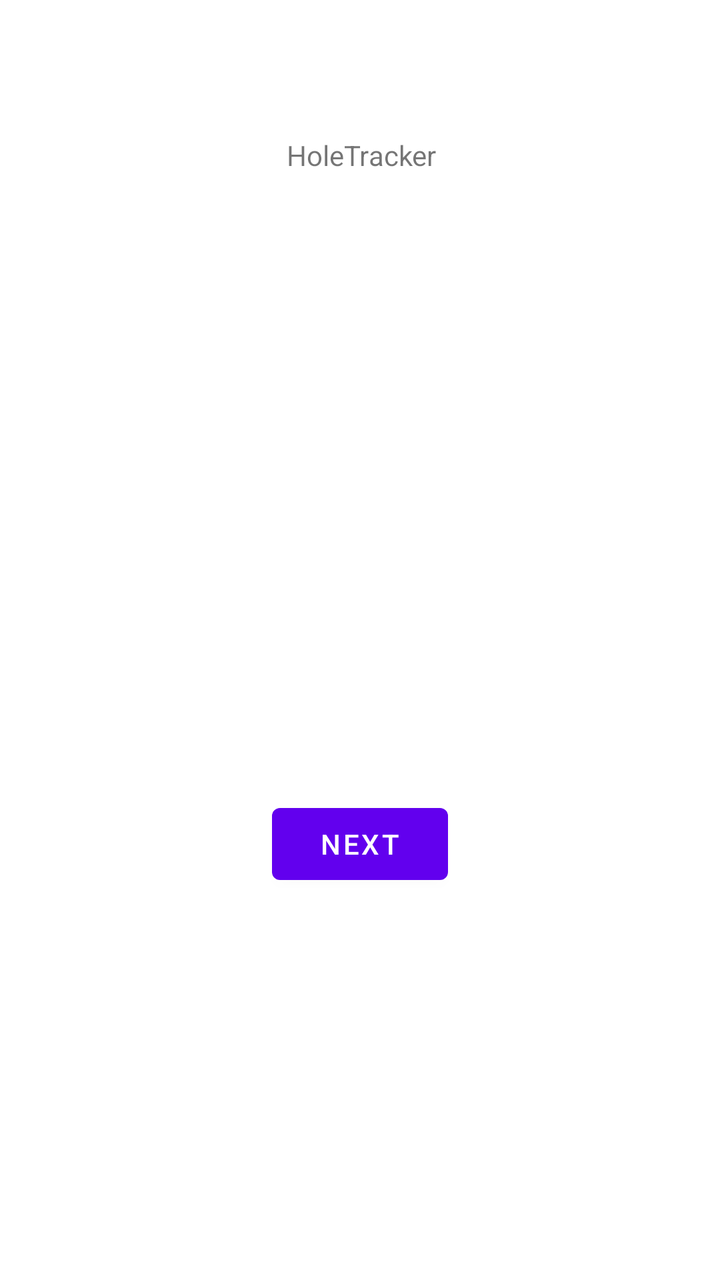
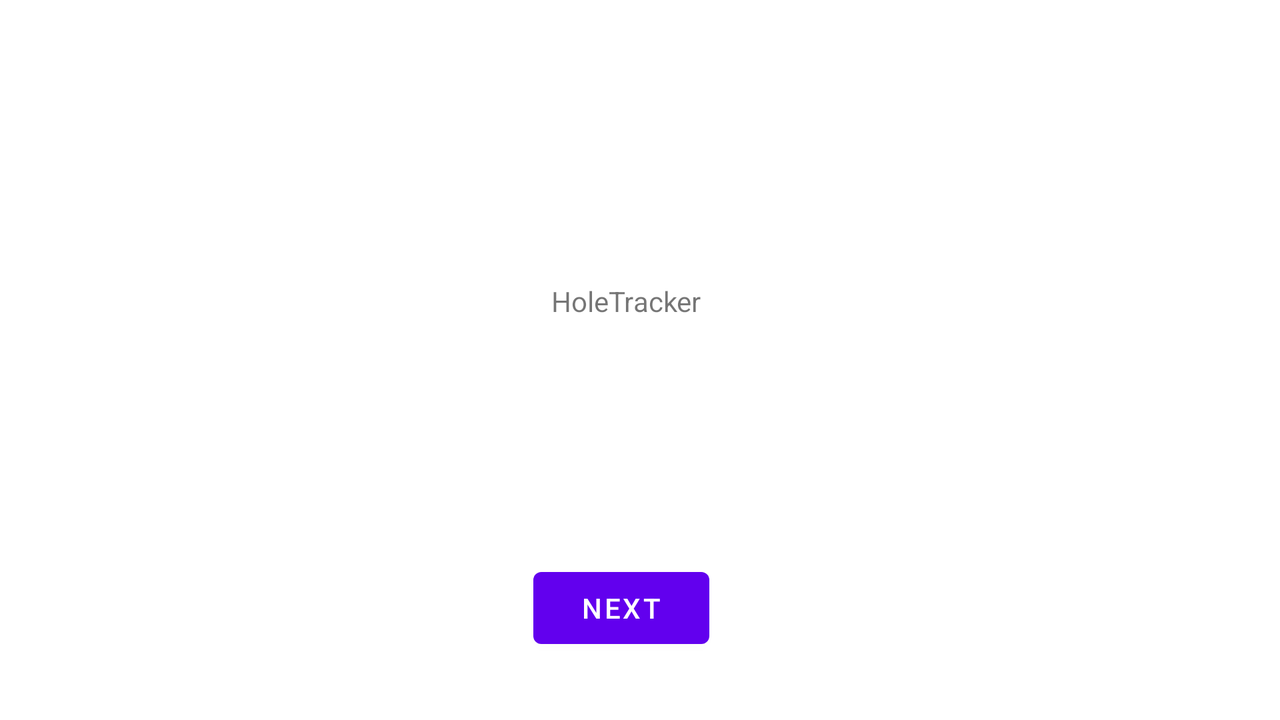

An Android layout and its configuration variant, each rendered on a device that would load it. The default file and the variant file are quoted in full after the pictures.
<!-- AndroidManifest.xml: application theme Theme.MyPlaces -->
<!-- res/layout/fragment_first.xml -->
<?xml version="1.0" encoding="utf-8"?>
<androidx.constraintlayout.widget.ConstraintLayout xmlns:android="http://schemas.android.com/apk/res/android"
    xmlns:app="http://schemas.android.com/apk/res-auto"
    xmlns:tools="http://schemas.android.com/tools"
    android:layout_width="match_parent"
    android:layout_height="match_parent"
    tools:context=".HomeFragment">

    <TextView
        android:id="@+id/textview_first"
        android:layout_width="wrap_content"
        android:layout_height="19dp"
        android:layout_marginStart="145dp"
        android:layout_marginTop="68dp"
        android:layout_marginEnd="144dp"
        android:text="@string/app_name"
        app:layout_constraintEnd_toEndOf="parent"
        app:layout_constraintHorizontal_bias="0.491"
        app:layout_constraintStart_toStartOf="parent"
        app:layout_constraintTop_toTopOf="parent"
        app:layout_constraintBottom_toTopOf="@id/elfak_image_view"
        />

    <Button
        android:id="@+id/button_first"
        android:layout_width="wrap_content"
        android:layout_height="wrap_content"
        android:text="@string/next"
        app:layout_constraintBottom_toBottomOf="parent"
        app:layout_constraintEnd_toEndOf="parent"
        app:layout_constraintStart_toStartOf="parent"
        app:layout_constraintTop_toBottomOf="@+id/pin_image_view"
        />

    <ImageView
        android:id="@+id/elfak_image_view"
        android:layout_width="wrap_content"
        android:layout_height="wrap_content"
        android:layout_marginTop="102dp"
        android:src="@drawable/elfak"
        app:layout_constraintEnd_toEndOf="parent"
        app:layout_constraintHorizontal_bias="0.498"
        app:layout_constraintStart_toStartOf="parent"
        app:layout_constraintTop_toBottomOf="@+id/textview_first" />

    <ImageView
        android:id="@+id/pin_image_view"
        android:layout_width="wrap_content"
        android:layout_height="wrap_content"
        android:layout_marginTop="15dp"
        android:src="@drawable/pin"
        app:layout_constraintEnd_toEndOf="parent"
        app:layout_constraintStart_toStartOf="parent"
        app:layout_constraintTop_toBottomOf="@+id/elfak_image_view" />
</androidx.constraintlayout.widget.ConstraintLayout>
<!-- resources referenced by this layout -->
<resources>
  <string name="app_name">HoleTracker</string>
  <string name="next">Next</string>
  <style name="Theme.MyPlaces" parent="Theme.MaterialComponents.DayNight.DarkActionBar">
          
          <item name="colorPrimary">@color/purple_500</item>
          <item name="colorPrimaryVariant">@color/purple_700</item>
          <item name="colorOnPrimary">@color/white</item>
          
          <item name="colorSecondary">@color/teal_200</item>
          <item name="colorSecondaryVariant">@color/teal_700</item>
          <item name="colorOnSecondary">@color/black</item>
          
          <item name="android:statusBarColor">?attr/colorPrimaryVariant</item>
          
      </style>
</resources>
<!-- res/layout-land/fragment_first.xml (the repository's variant of the layout above) -->
<!-- drawn on the phone turned sideways -->
<?xml version="1.0" encoding="utf-8"?>
<androidx.constraintlayout.widget.ConstraintLayout xmlns:android="http://schemas.android.com/apk/res/android"
    xmlns:app="http://schemas.android.com/apk/res-auto"
    xmlns:tools="http://schemas.android.com/tools"
    android:layout_width="match_parent"
    android:layout_height="match_parent"
    tools:context=".HomeFragment">

    <TextView
        android:id="@+id/textview_first"
        android:layout_width="wrap_content"
        android:layout_height="19dp"
        android:layout_marginStart="144dp"
        android:layout_marginTop="140dp"
        android:layout_marginEnd="144dp"
        android:layout_marginBottom="120dp"
        android:text="@string/app_name"
        app:layout_constraintBottom_toTopOf="@+id/button_first"
        app:layout_constraintEnd_toEndOf="parent"
        app:layout_constraintHorizontal_bias="0.475"
        app:layout_constraintStart_toStartOf="parent"
        app:layout_constraintTop_toTopOf="parent"
        app:layout_constraintVertical_bias="1.0" />

    <Button
        android:id="@+id/button_first"
        android:layout_width="wrap_content"
        android:layout_height="wrap_content"
        android:layout_marginBottom="32dp"
        android:text="@string/next"
        app:layout_constraintBottom_toBottomOf="parent"
        app:layout_constraintEnd_toEndOf="parent"
        app:layout_constraintHorizontal_bias="0.483"
        app:layout_constraintStart_toStartOf="parent" />

    <ImageView
        android:id="@+id/elfak_image_view"
        android:layout_width="wrap_content"
        android:layout_height="wrap_content"
        android:layout_marginTop="180dp"
        android:src="@drawable/elfak"
        app:layout_constraintEnd_toEndOf="parent"
        app:layout_constraintHorizontal_bias="0.232"
        app:layout_constraintStart_toStartOf="parent"
        app:layout_constraintTop_toTopOf="parent" />

    <ImageView
        android:id="@+id/pin_image_view"
        android:layout_width="wrap_content"
        android:layout_height="wrap_content"
        android:layout_marginTop="180dp"
        android:src="@drawable/pin"
        app:layout_constraintEnd_toEndOf="parent"
        app:layout_constraintHorizontal_bias="0.771"
        app:layout_constraintStart_toStartOf="parent"
        app:layout_constraintTop_toTopOf="parent" />
</androidx.constraintlayout.widget.ConstraintLayout>
